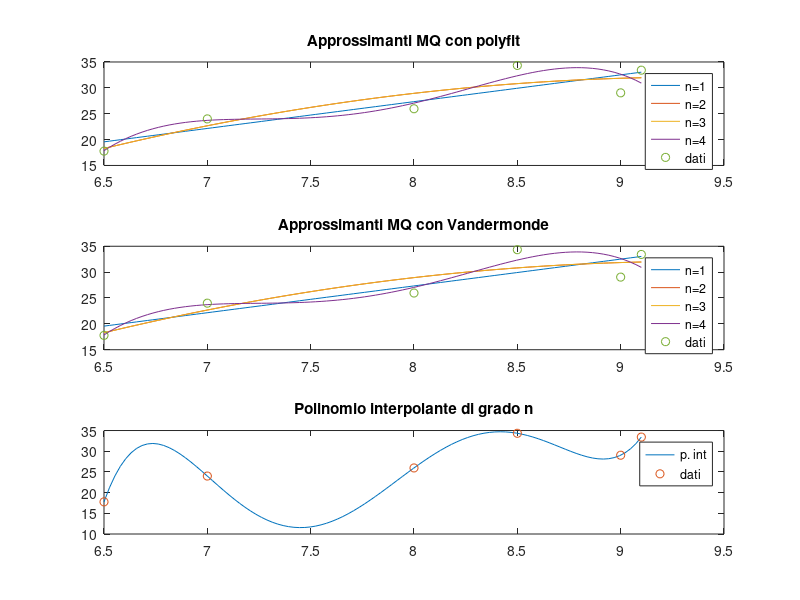

The MATLAB source for this figure:
clear all
x = [6.5, 7.0, 8.0, 8.5, 9.0, 9.1];
y = [17.769, 24.001, 25.961, 34.336, 29.036, 33.417];

xx = linspace(min(x), max(x));

% calcolo i polinomi con metodo dei minimi quadrati
subplot(3, 1, 1);
for i=1:4
    p = polyfit(x, y, i);
    yy = polyval(p, xx);
    plot(xx, yy);
    hold on;
end
plot(x, y, 'o');
legend('n=1','n=2','n=3','n=4','dati');
title('Approssimanti MQ con polyfit');

% calcolo i polinomi con metodo di vandermonde
subplot(3, 1, 2);
A = fliplr(vander(x));
for i = 1:4
    V = A(:,1:i+1);
    b = (V')*y';
    coeffs = (V'*V)\b;
    yy = polyval(flipud(coeffs), xx);
    plot(xx, yy);
    hold on;
end
plot(x, y, 'o');
legend('n=1','n=2','n=3','n=4','dati');
title('Approssimanti MQ con Vandermonde');

% calcolo del polinomio interpolante sui punti
subplot(3, 1, 3);
p = polyfit(x, y, length(x)-1);
yy = polyval(p, xx);
plot(xx, yy);
hold on;
plot(x, y, 'o');
legend('p. int', 'dati');
title('Polinomio interpolante di grado n');



